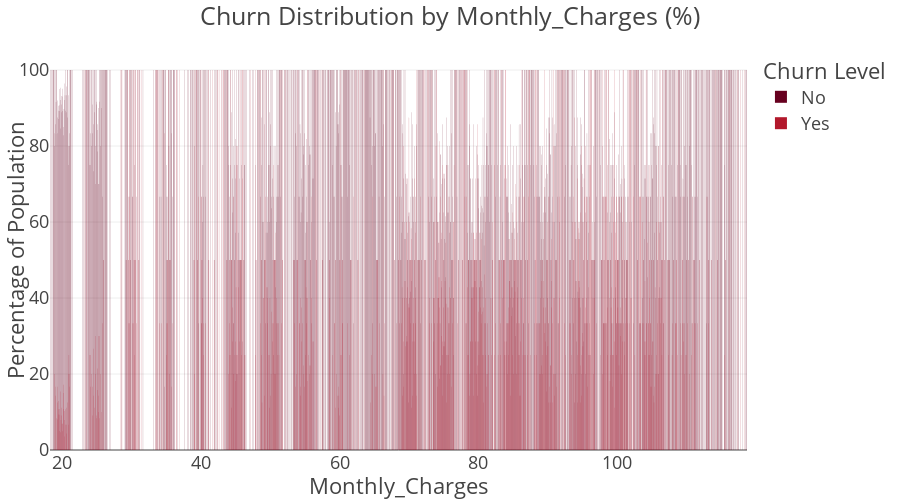

Write notebook code for a chart like this one.
### Code cell
fig = px.bar(
    telecom_df_Churn_Monthly_Charges,
    x='Monthly_Charges',
    y='percentage',
    color='Churn',
    title='Churn Distribution by Monthly_Charges (%)',
    barmode='group',
    height=500,
    color_discrete_sequence=px.colors.sequential.RdBu,
    text='percentage'
)


fig.update_traces(
    texttemplate='%{text:.2f}%',
    textposition='outside'  
)

fig.update_layout(
    template="presentation",
    xaxis_title='Monthly_Charges',
    yaxis_title='Percentage of Population',
    legend_title_text='Churn Level',
    xaxis_title_standoff=30,
    margin=dict(l=50, r=50, t=50, b=50)
)

fig.show()
fig.write_image(os.path.join(results_dir, 'Churn Distribution by Monthly_Charges_bar_plot.jpg'))
fig.write_image(os.path.join(results_dir, 'Churn Distribution by Monthly_Charges_bar_plot.png'))
html_str = fig.to_html()

with open(os.path.join(results_dir, 'Churn Distribution by Monthly_Charges_bar_plot.html'), 'w', encoding='utf-8') as f:
    f.write(html_str)

### Figure 1 — Plotly figure (JSON) as saved in the notebook; plotly's stock layout.template omitted (floating-point values rounded to 4 significant figures; data arrays with more than 128 entries replaced by an {"elided": "..."} marker saying what was removed)
{"data": [{"alignmentgroup": "True", "hovertemplate": "Churn=No<br>Monthly_Charges=%{x}<br>percentage=%{text}<extra></extra>", "legendgroup": "No", "marker": {"color": "rgb(103,0,31)", "pattern": {"shape": ""}}, "name": "No", "offsetgroup": "No", "orientation": "v", "showlegend": true, "text": {"elided": "1460 float values"}, "textposition": "outside", "texttemplate": "%{text:.2f}%", "type": "bar", "x": {"elided": "1460 float values"}, "xaxis": "x", "y": {"elided": "1460 float values"}, "yaxis": "y"}, {"alignmentgroup": "True", "hovertemplate": "Churn=Yes<br>Monthly_Charges=%{x}<br>percentage=%{text}<extra></extra>", "legendgroup": "Yes", "marker": {"color": "rgb(178,24,43)", "pattern": {"shape": ""}}, "name": "Yes", "offsetgroup": "Yes", "orientation": "v", "showlegend": true, "text": {"elided": "910 float values"}, "textposition": "outside", "texttemplate": "%{text:.2f}%", "type": "bar", "x": {"elided": "910 float values"}, "xaxis": "x", "y": {"elided": "910 float values"}, "yaxis": "y"}], "layout": {"barmode": "group", "height": 500, "legend": {"title": {"text": "Churn Level"}, "tracegroupgap": 0}, "margin": {"b": 50, "l": 50, "r": 50, "t": 50}, "title": {"text": "Churn Distribution by Monthly_Charges (%)"}, "xaxis": {"anchor": "y", "domain": [0, 1], "title": {"standoff": 30, "text": "Monthly_Charges"}}, "yaxis": {"anchor": "x", "domain": [0, 1], "title": {"text": "Percentage of Population"}}}}
